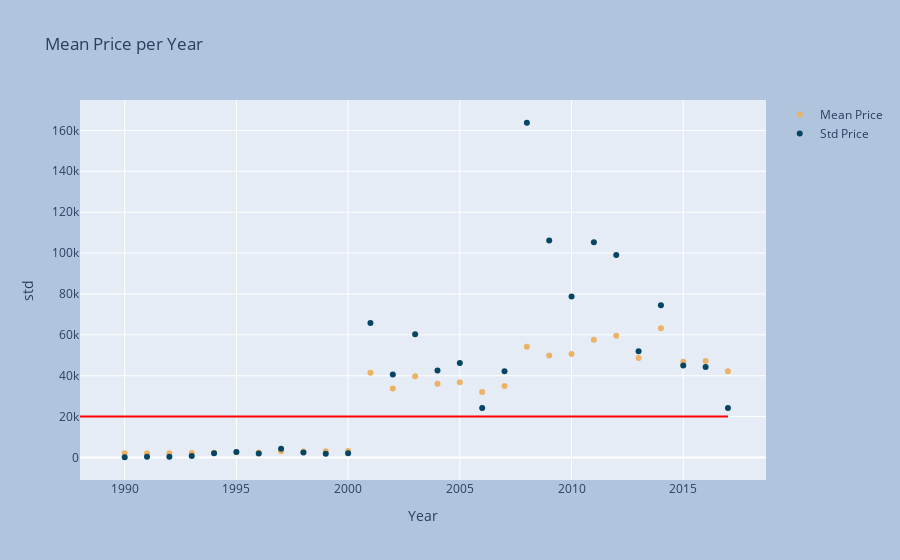

The notebook cell saved with this chart:
### Markdown cell above
#### MEAN PRICE PER YEAR

### Code cell
index = df.groupby(['year']).mean()['msrp'].index.tolist()
mean_per_year = df.groupby(['year']).mean()['msrp'].values.tolist()
std_per_year = df.groupby(['year']).std()['msrp'].values.tolist()

df_mean_price = pd.DataFrame(np.column_stack((mean_per_year,std_per_year)), columns=['mean','std'] ,index=index)
fig = go.Figure()
fig.add_trace(go.Scatter(x=index,y=df_mean_price['mean'],
                         mode='markers', name='Mean Price', marker={'color':colors[0]}))
fig.add_trace(go.Scatter(x=index,y=df_mean_price['std'],
                         mode='markers', name='Std Price', marker={'color':colors[1]}))

reference_line = go.Scatter(x=[1988, df['year'].max()],
                            y=[20000, 20000],
                            mode="lines",
                            line=go.scatter.Line(color="red"),
                            showlegend=False)

fig.add_trace(reference_line)

fig.update_layout(title='Mean Price per Year',
                  xaxis_title='Year',
                  yaxis_title='std',
                  paper_bgcolor="LightSteelBlue")
fig.show()

### Figure 1 — Plotly figure (JSON) as saved in the notebook; plotly's stock layout.template omitted (floating-point values rounded to 4 significant figures)
{"data": [{"marker": {"color": "#ECB365"}, "mode": "markers", "name": "Mean Price", "type": "scatter", "x": [1990, 1991, 1992, 1993, 1994, 1995, 1996, 1997, 1998, 1999, 2000, 2001, 2002, 2003, 2004, 2005, 2006, 2007, 2008, 2009, 2010, 2011, 2012, 2013, 2014, 2015, 2016, 2017], "y": [2020.0, 2081.0, 2078.0, 2187.0, 2312.0, 2607.0, 2497.0, 3105.0, 2976.0, 3096.0, 3167.0, 41500.0, 33740.0, 39770.0, 36110.0, 36750.0, 32060.0, 34970.0, 54140.0, 49840.0, 50640.0, 57550.0, 59520.0, 48700.0, 63230.0, 46790.0, 47220.0, 42190.0]}, {"marker": {"color": "#064663"}, "mode": "markers", "name": "Std Price", "type": "scatter", "x": [1990, 1991, 1992, 1993, 1994, 1995, 1996, 1997, 1998, 1999, 2000, 2001, 2002, 2003, 2004, 2005, 2006, 2007, 2008, 2009, 2010, 2011, 2012, 2013, 2014, 2015, 2016, 2017], "y": [119.1, 396.2, 401.1, 718.0, 2124.0, 2704.0, 1901.0, 4295.0, 2429.0, 1854.0, 2125.0, 65780.0, 40630.0, 60230.0, 42500.0, 46280.0, 24160.0, 42220.0, 163700.0, 106200.0, 78780.0, 105300.0, 99090.0, 51980.0, 74450.0, 44950.0, 44280.0, 24210.0]}, {"line": {"color": "red"}, "mode": "lines", "showlegend": false, "type": "scatter", "x": [1988, 2017], "y": [20000, 20000]}], "layout": {"paper_bgcolor": "LightSteelBlue", "title": {"text": "Mean Price per Year"}, "xaxis": {"title": {"text": "Year"}}, "yaxis": {"title": {"text": "std"}}}}
